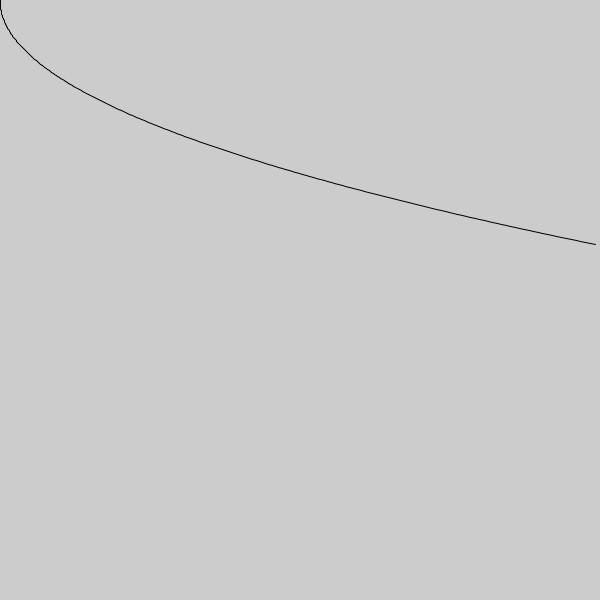
Frame 1 (no input)
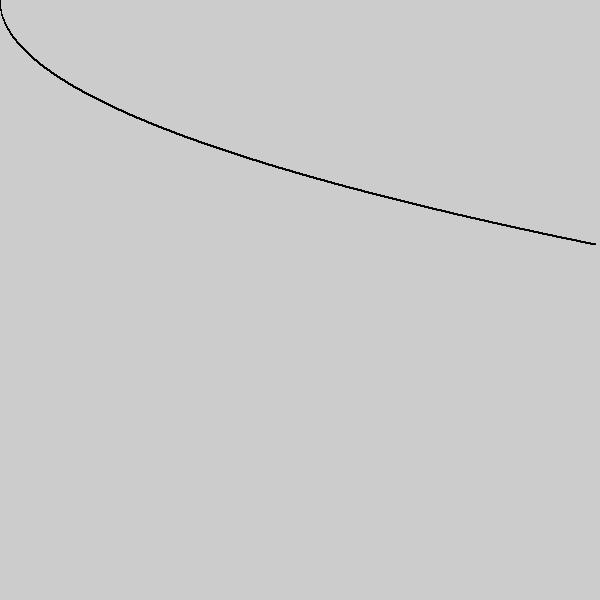
Frame 60 (the mouse pressed at the canvas centre just before this capture)
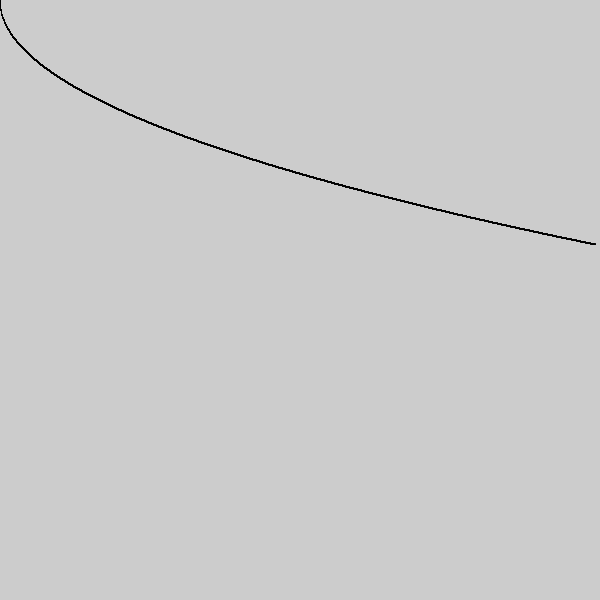
Frame 120 (the mouse held since frame 60 and released just before this capture)

The Processing sketch that drew these frames (run headless with seeded random() and noise(); from frame 60 on, the mouse is pressed at the canvas centre):

// Processing sketch: graphing
// ── graphing.pde
void setup(){
  size(600,600);
  translate(width/2,height/2);
}

void draw() {
  float prevX = 0, prevY = 0;
  for (int y = 0; y < height; y++) {
    for (int x = 0; x < width; x++) {
      if (x==y*y/100) {
        strokeWeight(1);
        line(prevX, prevY, x, y);
        prevX = x;
        prevY = y;
      }
    }
  }
}
